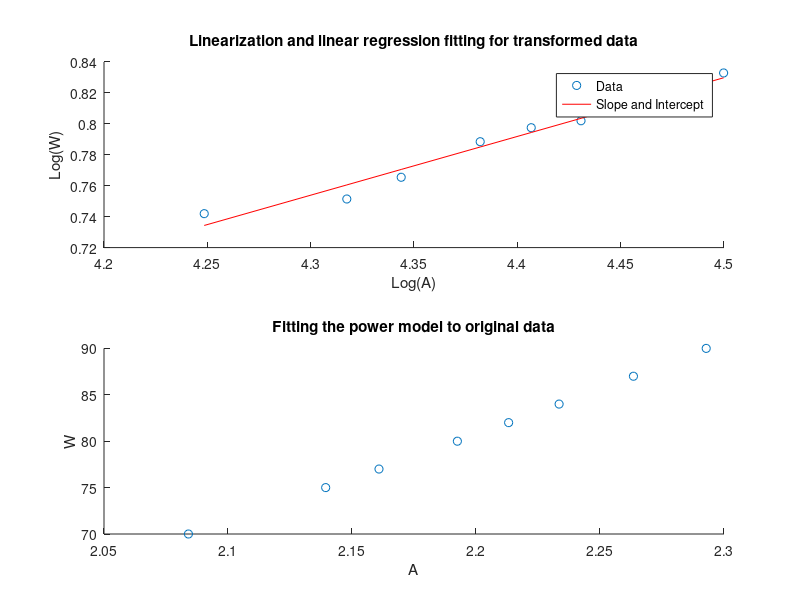

Here is the MATLAB script that generated this plot:
%created by Amoolya
%Power model
function power_model()
A = [2.1; 2.12; 2.15; 2.2; 2.22; 2.23; 2.26; 2.3];
W = [70; 75; 77; 80; 82; 84; 87; 90];
y = log(A);
x = log(W);
%Finding the constants for linear regression fitting
X = [ones(length(x),1) x];
B = X\y;
yCalc = X*B;
%Plotting the linearized data (logarithms)
subplot(2,1,1);
scatter(x,y,'blue');
hold on;
%Linear regression of the transformed data
plot(x,yCalc,'red');
legend('Data', 'Slope and Intercept', 'Location', 'best');
xlabel('Log(A)');
ylabel('Log(W)');
title('Linearization and linear regression fitting for transformed data');
hold on;
%Finding a and b from constants obtained from linear regression fit
a = exp(B(1));
b = B(2);
%Display the constants
constants = [a, b]
A = a*W.^b;
ax2 = gca;
%Fitting power model to the original data
subplot(2,1,2);
scatter(A, W);
xlabel('A');
ylabel('W');
title('Fitting the power model to original data');
end
